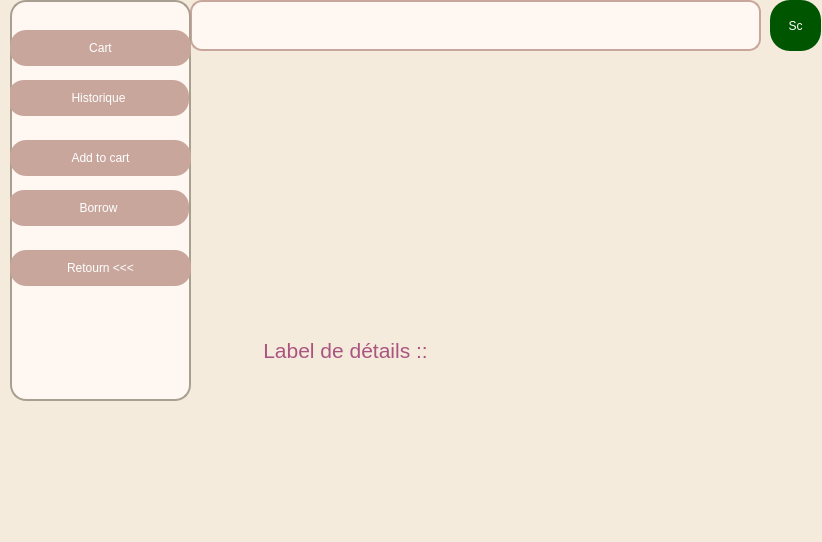
<?xml version="1.0" encoding="UTF-8"?>
<ui version="4.0">
 <class>studentLibrary</class>
 <widget class="QWidget" name="studentLibrary">
  <property name="geometry">
   <rect>
    <x>0</x>
    <y>0</y>
    <width>822</width>
    <height>542</height>
   </rect>
  </property>
  <property name="windowTitle">
   <string>Form</string>
  </property>
  <property name="styleSheet">
   <string notr="true">QWidget {
    background-color: #F5EBDD;
    font-family: 'Segoe UI', sans-serif;
    color: #5A4E42;
}
</string>
  </property>
  <widget class="QLabel" name="bookDetailsText">
   <property name="geometry">
    <rect>
     <x>260</x>
     <y>320</y>
     <width>171</width>
     <height>61</height>
    </rect>
   </property>
   <property name="styleSheet">
    <string notr="true">QLabel {
                                       font: 700 italic 9pt 'Segoe UI';
                                       color: black;
                                     
                                       }</string>
   </property>
   <property name="text">
    <string>&lt;html&gt;&lt;head/&gt;&lt;body&gt;&lt;p align=&quot;center&quot;&gt;&lt;span style=&quot; font-size:16pt; color:#aa557f;&quot;&gt;Label de détails ::&lt;/span&gt;&lt;/p&gt;&lt;/body&gt;&lt;/html&gt;</string>
   </property>
  </widget>
  <widget class="QLineEdit" name="searchLineEdit">
   <property name="geometry">
    <rect>
     <x>190</x>
     <y>0</y>
     <width>571</width>
     <height>51</height>
    </rect>
   </property>
   <property name="styleSheet">
    <string notr="true">QLineEdit {
    background-color: #FFF8F2;
    border: 2px solid #C8A69C;
    border-radius: 12px;
    padding: 8px 14px;
    font-size: 13pt;
    color: #5A4E42;
}

QLineEdit:focus {
    border: 2px solid #D4AF37;
    background-color: #FFFDF9;
}
</string>
   </property>
  </widget>
  <widget class="QPushButton" name="searchButton">
   <property name="geometry">
    <rect>
     <x>770</x>
     <y>0</y>
     <width>51</width>
     <height>51</height>
    </rect>
   </property>
   <property name="styleSheet">
    <string notr="true">QPushButton {
    background:rgb(0, 85, 0)  ;/* Rose pastel au lieu de jaune doré */
    color:white; /* Texte violet profond */
    font: 63 14pt &quot;Georgia&quot;;
	font: 700 italic 16pt &quot;Segoe UI&quot;;
    padding: 10px;
    border-radius: 20px;
}

QPushButton:hover {
    background: #DDA0DD; /* Lavande douce au survol */
}

QPushButton:pressed {
    background: #B57EDC; /* Violet clair appuyé */
}
</string>
   </property>
   <property name="text">
    <string>Sc</string>
   </property>
  </widget>
  <widget class="QFrame" name="buttonLayout">
   <property name="geometry">
    <rect>
     <x>10</x>
     <y>0</y>
     <width>181</width>
     <height>401</height>
    </rect>
   </property>
   <property name="styleSheet">
    <string notr="true">QFrame {
    background-color: #FFF8F2;
    border: 2px solid #A89F91;
    border-radius: 16px;
}
</string>
   </property>
   <property name="frameShape">
    <enum>QFrame::Shape::StyledPanel</enum>
   </property>
   <property name="frameShadow">
    <enum>QFrame::Shadow::Raised</enum>
   </property>
   <widget class="QPushButton" name="backButton">
    <property name="geometry">
     <rect>
      <x>0</x>
      <y>250</y>
      <width>181</width>
      <height>36</height>
     </rect>
    </property>
    <property name="styleSheet">
     <string notr="true">QPushButton {
    background-color: #C8A69C;
    color: #FFFFFF;
    font: bold 13pt &quot;Segoe UI&quot;;
    border: none;
    border-radius: 16px;
    padding: 10px 18px;
    transition: all 0.3s ease;
}

QPushButton:hover {
    background-color: #A89F91;
    color: #F5EBDD;
}

QPushButton:pressed {
    background-color: #5A4E42;
    color: #D4AF37;
}
</string>
    </property>
    <property name="text">
     <string>Retourn &lt;&lt;&lt;</string>
    </property>
   </widget>
   <widget class="QPushButton" name="btnHistorique">
    <property name="geometry">
     <rect>
      <x>-2</x>
      <y>80</y>
      <width>181</width>
      <height>36</height>
     </rect>
    </property>
    <property name="styleSheet">
     <string notr="true">QPushButton {
    background-color: #C8A69C;
    color: #FFFFFF;
    font: bold 13pt &quot;Segoe UI&quot;;
    border: none;
    border-radius: 16px;
    padding: 10px 18px;
    transition: all 0.3s ease;
}

QPushButton:hover {
    background-color: #A89F91;
    color: #F5EBDD;
}

QPushButton:pressed {
    background-color: #5A4E42;
    color: #D4AF37;
}
</string>
    </property>
    <property name="text">
     <string>Historique</string>
    </property>
   </widget>
   <widget class="QPushButton" name="borrowButton">
    <property name="geometry">
     <rect>
      <x>-2</x>
      <y>190</y>
      <width>181</width>
      <height>36</height>
     </rect>
    </property>
    <property name="styleSheet">
     <string notr="true">QPushButton {
    background-color: #C8A69C;
    color: #FFFFFF;
    font: bold 13pt &quot;Segoe UI&quot;;
    border: none;
    border-radius: 16px;
    padding: 10px 18px;
    transition: all 0.3s ease;
}

QPushButton:hover {
    background-color: #A89F91;
    color: #F5EBDD;
}

QPushButton:pressed {
    background-color: #5A4E42;
    color: #D4AF37;
}
</string>
    </property>
    <property name="text">
     <string>Borrow</string>
    </property>
   </widget>
   <widget class="QPushButton" name="addToCartButton">
    <property name="geometry">
     <rect>
      <x>0</x>
      <y>140</y>
      <width>181</width>
      <height>36</height>
     </rect>
    </property>
    <property name="styleSheet">
     <string notr="true">QPushButton {
    background-color: #C8A69C;
    color: #FFFFFF;
    font: bold 13pt &quot;Segoe UI&quot;;
    border: none;
    border-radius: 16px;
    padding: 10px 18px;
    transition: all 0.3s ease;
}

QPushButton:hover {
    background-color: #A89F91;
    color: #F5EBDD;
}

QPushButton:pressed {
    background-color: #5A4E42;
    color: #D4AF37;
}
</string>
    </property>
    <property name="text">
     <string>Add to cart</string>
    </property>
   </widget>
   <widget class="QPushButton" name="btnCart">
    <property name="geometry">
     <rect>
      <x>0</x>
      <y>30</y>
      <width>181</width>
      <height>36</height>
     </rect>
    </property>
    <property name="styleSheet">
     <string notr="true">QPushButton {
    background-color: #C8A69C;
    color: #FFFFFF;
    font: bold 13pt &quot;Segoe UI&quot;;
    border: none;
    border-radius: 16px;
    padding: 10px 18px;
    transition: all 0.3s ease;
}

QPushButton:hover {
    background-color: #A89F91;
    color: #F5EBDD;
}

QPushButton:pressed {
    background-color: #5A4E42;
    color: #D4AF37;
}
</string>
    </property>
    <property name="text">
     <string>Cart</string>
    </property>
   </widget>
  </widget>
  <widget class="QTableView" name="bookListView">
   <property name="geometry">
    <rect>
     <x>200</x>
     <y>80</y>
     <width>581</width>
     <height>401</height>
    </rect>
   </property>
   <property name="styleSheet">
    <string notr="true">QTableView {
    background: transparent;
    color: rgb(85, 0, 127);
    font: 600 11pt &quot;Segoe UI&quot;;
    border: #dda0dd;
    border-radius: 10px;
}
</string>
   </property>
  </widget>
 </widget>
 <resources/>
 <connections/>
</ui>
